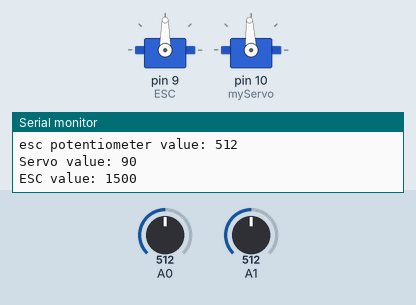
Simulated run of this sketch. Board: Arduino Uno, built with avr-gcc and run on an emulated ATmega328P. Parts: 2 × servo, the last lines printed to the serial monitor. The inputs (shaded band) are chosen by the test bench; at power-on: A1 = 512, A0 = 512.

Above: at 1.2 s.
1.3 s: A1 set to 716
At 2.4 s:
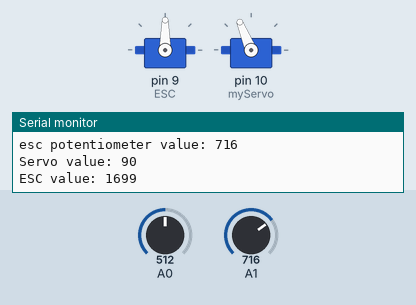
2.8 s: A0 set to 716
At 4.0 s:
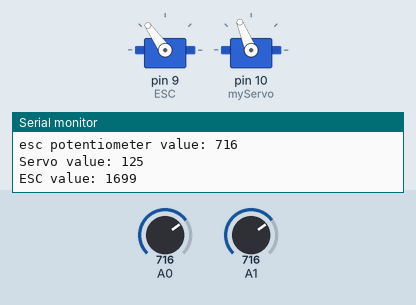
4.3 s: A0 set to 11
At 5.4 s:
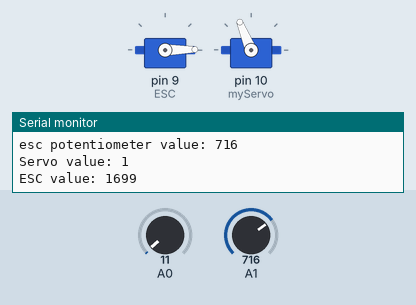
5.8 s: A0 set to 8
7.3 s: A1 set to 900
At 7.9 s:
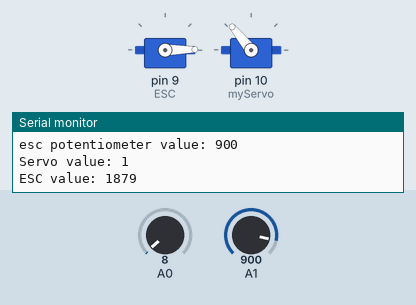
8.8 s: A1 set to 524
At 9.4 s:
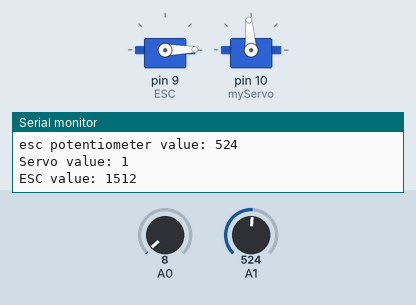
10.3 s: A1 set to 495
At 10.6 s:
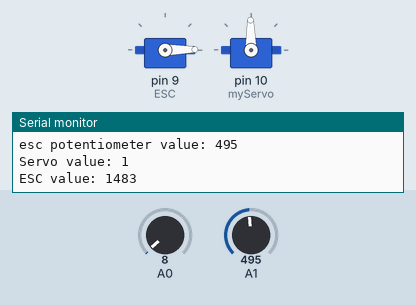
Timing chart, 0 to 12.8 s (numbered marks = the images above; inputs shaded):
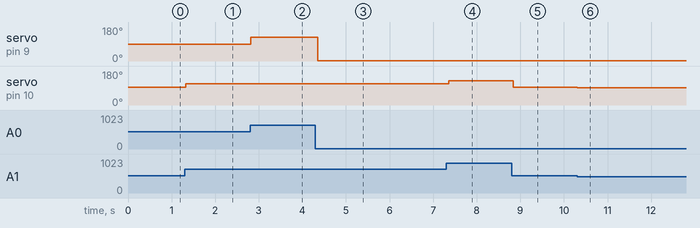

The sketch:

Single_m0_test.ino
```cpp
#include "SPI.h"
#include "RH_RF69.h"
#include <Servo.h>

int potS;
int servoValue;

int potE;
int escValue;

Servo ESC;
Servo myServo;

void setup(){
 ESC.attach(9);
 myServo.attach(10);
 Serial.begin(115200);
}

void loop() {
  potS = analogRead(A0);
  servoValue = map(potS, 0, 1023, 0, 180);
  ESC.write(servoValue);

  potE = analogRead(A1);
  escValue = map(potE, 0, 1023, 1000, 2000);
  myServo.write(escValue);

  if (escValue > 1500) {  // Only send signal to ESC if value is above 1500
    digitalWrite(10, HIGH);
    delayMicroseconds(escValue);
    digitalWrite(10, LOW);
  }

  Serial.print("Servo potentiometer value: ");
  Serial.println(potS);
  Serial.print("esc potentiometer value: ");
  Serial.println(potE);
  Serial.print("Servo value: ");
  Serial.println(servoValue);
  Serial.print("ESC value: ");
  Serial.println(escValue);

  delay(50);
}
```

Measured:
- after the input at 1.3 s, servo on pin 10 (myServo): 93° → 112° at once
- after the input at 2.8 s, servo on pin 9 (ESC): 90° → 125° at once
- after the input at 4.3 s, servo on pin 9 (ESC): 125° → 1° after 0.05 s
- after the input at 7.3 s, servo on pin 10 (myServo): 112° → 129° after 0.05 s
- after the input at 8.8 s, servo on pin 10 (myServo): 129° → 94° at once
- after the input at 10.3 s, servo on pin 10 (myServo): 94° → 91° at once
